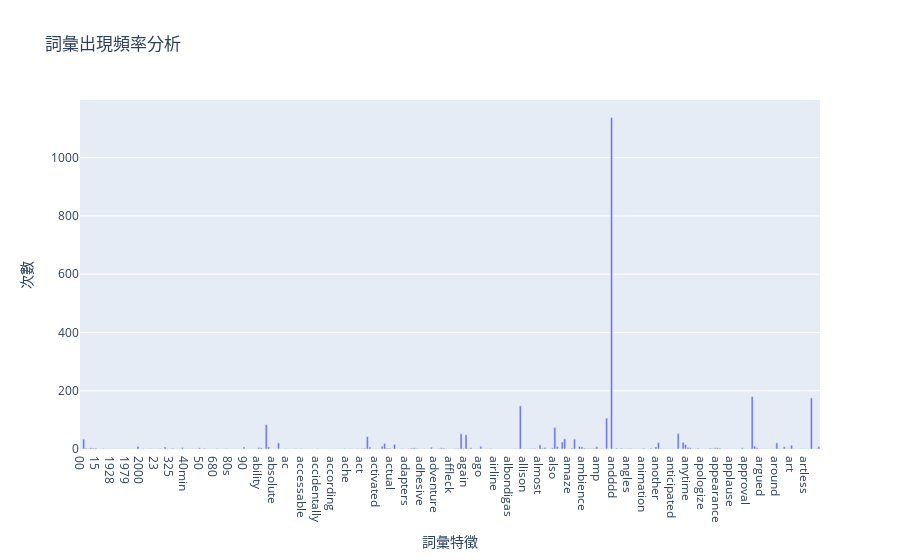

The code cell stored with this chart in its notebook:
### Code cell
import pandas as pd
import plotly.graph_objs as go
# 建立ㄌX&Y軸
x = count_vect.get_feature_names_out()[:300]
y = term_frequencies[:300]
trace = go.Bar(x=x,y=y,name="詞彙出現次數")
# 建立標籤
layout = go.Layout(title="詞彙出現頻率分析",xaxis={"title":"詞彙特徵"},
    yaxis={"title":"次數"},barmode="group")
fig = go.Figure(data = [trace],layout=layout)
fig.show()

### Figure 1 — Plotly figure (JSON) as saved in the notebook; plotly's stock layout.template omitted (floating-point values rounded to 4 significant figures; data arrays with more than 128 entries replaced by an {"elided": "..."} marker saying what was removed)
{"data": [{"name": "詞彙出現次數", "type": "bar", "x": {"elided": "300 str values"}, "y": {"elided": "300 int values"}}], "layout": {"barmode": "group", "title": {"text": "詞彙出現頻率分析"}, "xaxis": {"title": {"text": "詞彙特徵"}}, "yaxis": {"title": {"text": "次數"}}}}
